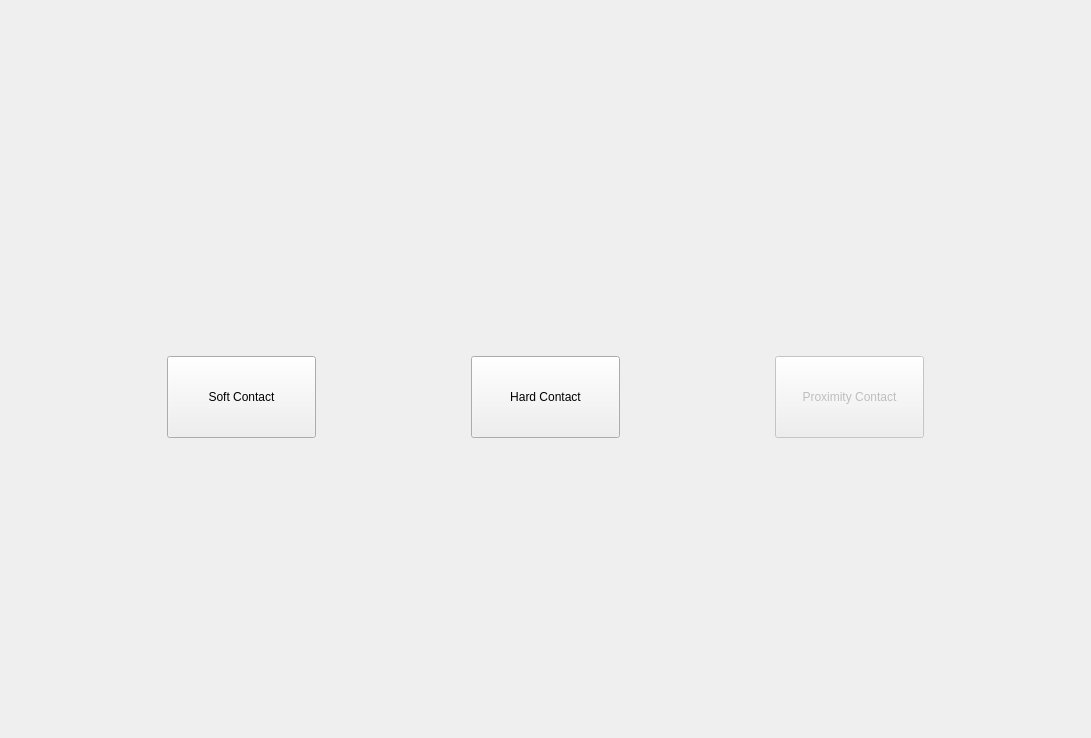
<?xml version="1.0" encoding="UTF-8"?>
<ui version="4.0">
 <class>ContactSelectionView</class>
 <widget class="QWidget" name="ContactSelectionView">
  <property name="geometry">
   <rect>
    <x>0</x>
    <y>0</y>
    <width>1091</width>
    <height>738</height>
   </rect>
  </property>
  <property name="windowTitle">
   <string>Form</string>
  </property>
  <layout class="QGridLayout" name="gridLayout_6">
   <property name="leftMargin">
    <number>0</number>
   </property>
   <property name="topMargin">
    <number>0</number>
   </property>
   <property name="rightMargin">
    <number>0</number>
   </property>
   <item row="2" column="0">
    <widget class="QWidget" name="widget_3" native="true">
     <layout class="QGridLayout" name="gridLayout_2"/>
    </widget>
   </item>
   <item row="0" column="0">
    <widget class="QWidget" name="subTitle" native="true">
     <property name="sizePolicy">
      <sizepolicy hsizetype="Preferred" vsizetype="Fixed">
       <horstretch>0</horstretch>
       <verstretch>0</verstretch>
      </sizepolicy>
     </property>
     <property name="minimumSize">
      <size>
       <width>0</width>
       <height>86</height>
      </size>
     </property>
     <property name="maximumSize">
      <size>
       <width>16777215</width>
       <height>86</height>
      </size>
     </property>
     <property name="styleClass" stdset="0">
      <string>band</string>
     </property>
    </widget>
   </item>
   <item row="1" column="0">
    <widget class="QWidget" name="widget" native="true">
     <layout class="QGridLayout" name="gridLayout_8">
      <item row="0" column="0">
       <widget class="QWidget" name="widget_5" native="true">
        <property name="minimumSize">
         <size>
          <width>0</width>
          <height>60</height>
         </size>
        </property>
        <property name="maximumSize">
         <size>
          <width>16777215</width>
          <height>100</height>
         </size>
        </property>
        <layout class="QGridLayout" name="gridLayout_14">
         <item row="0" column="2">
          <spacer name="horizontalSpacer_8">
           <property name="orientation">
            <enum>Qt::Orientation::Horizontal</enum>
           </property>
           <property name="sizeType">
            <enum>QSizePolicy::Policy::MinimumExpanding</enum>
           </property>
           <property name="sizeHint" stdset="0">
            <size>
             <width>137</width>
             <height>20</height>
            </size>
           </property>
          </spacer>
         </item>
         <item row="0" column="0">
          <spacer name="horizontalSpacer_7">
           <property name="orientation">
            <enum>Qt::Orientation::Horizontal</enum>
           </property>
           <property name="sizeHint" stdset="0">
            <size>
             <width>40</width>
             <height>20</height>
            </size>
           </property>
          </spacer>
         </item>
         <item row="0" column="3">
          <widget class="QPushButton" name="pushButton_HardContact">
           <property name="sizePolicy">
            <sizepolicy hsizetype="Expanding" vsizetype="Expanding">
             <horstretch>0</horstretch>
             <verstretch>0</verstretch>
            </sizepolicy>
           </property>
           <property name="minimumSize">
            <size>
             <width>0</width>
             <height>60</height>
            </size>
           </property>
           <property name="maximumSize">
            <size>
             <width>16777215</width>
             <height>120</height>
            </size>
           </property>
           <property name="text">
            <string>Hard Contact</string>
           </property>
           <property name="checkable">
            <bool>true</bool>
           </property>
           <property name="autoExclusive">
            <bool>true</bool>
           </property>
           <property name="styleClass" stdset="0">
            <string>clearradius</string>
           </property>
           <property name="class" stdset="0">
            <string>button-blue</string>
           </property>
          </widget>
         </item>
         <item row="0" column="1">
          <widget class="QPushButton" name="pushButton_SoftContact">
           <property name="sizePolicy">
            <sizepolicy hsizetype="Expanding" vsizetype="Expanding">
             <horstretch>0</horstretch>
             <verstretch>0</verstretch>
            </sizepolicy>
           </property>
           <property name="minimumSize">
            <size>
             <width>0</width>
             <height>60</height>
            </size>
           </property>
           <property name="maximumSize">
            <size>
             <width>16777215</width>
             <height>120</height>
            </size>
           </property>
           <property name="text">
            <string>Soft Contact</string>
           </property>
           <property name="checkable">
            <bool>true</bool>
           </property>
           <property name="autoExclusive">
            <bool>true</bool>
           </property>
           <property name="styleClass" stdset="0">
            <string>clearradius</string>
           </property>
           <property name="class" stdset="0">
            <string>button-blue</string>
           </property>
          </widget>
         </item>
         <item row="0" column="6">
          <spacer name="horizontalSpacer_10">
           <property name="orientation">
            <enum>Qt::Orientation::Horizontal</enum>
           </property>
           <property name="sizeHint" stdset="0">
            <size>
             <width>40</width>
             <height>20</height>
            </size>
           </property>
          </spacer>
         </item>
         <item row="0" column="4">
          <spacer name="horizontalSpacer_9">
           <property name="orientation">
            <enum>Qt::Orientation::Horizontal</enum>
           </property>
           <property name="sizeType">
            <enum>QSizePolicy::Policy::MinimumExpanding</enum>
           </property>
           <property name="sizeHint" stdset="0">
            <size>
             <width>137</width>
             <height>20</height>
            </size>
           </property>
          </spacer>
         </item>
         <item row="0" column="5">
          <widget class="QPushButton" name="pushButton_ProximityContact">
           <property name="enabled">
            <bool>false</bool>
           </property>
           <property name="sizePolicy">
            <sizepolicy hsizetype="Expanding" vsizetype="Expanding">
             <horstretch>0</horstretch>
             <verstretch>0</verstretch>
            </sizepolicy>
           </property>
           <property name="minimumSize">
            <size>
             <width>0</width>
             <height>60</height>
            </size>
           </property>
           <property name="maximumSize">
            <size>
             <width>16777215</width>
             <height>120</height>
            </size>
           </property>
           <property name="text">
            <string>Proximity Contact</string>
           </property>
           <property name="checkable">
            <bool>true</bool>
           </property>
           <property name="autoExclusive">
            <bool>true</bool>
           </property>
           <property name="styleClass" stdset="0">
            <string>clearradius</string>
           </property>
           <property name="class" stdset="0">
            <string>button-blue-disabled</string>
           </property>
          </widget>
         </item>
        </layout>
       </widget>
      </item>
     </layout>
    </widget>
   </item>
  </layout>
 </widget>
 <resources>
  <include location="../../resources.qrc"/>
 </resources>
 <connections/>
</ui>
